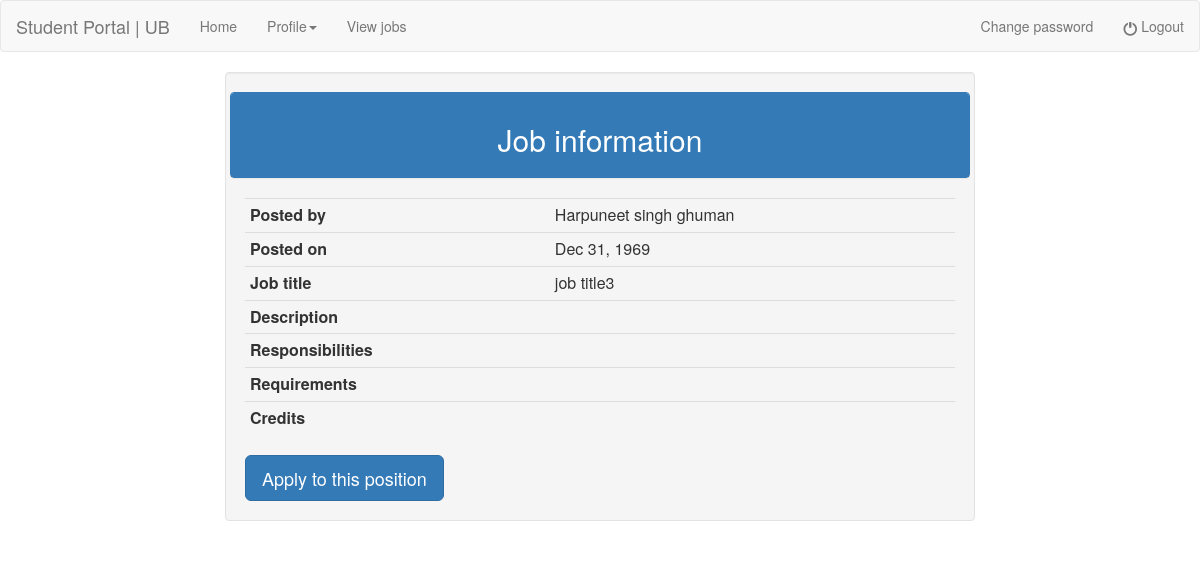
Page /student_view_jobs_more.php?job_title=job title3&teacher_id=1 (signed in) on the earlier database version.
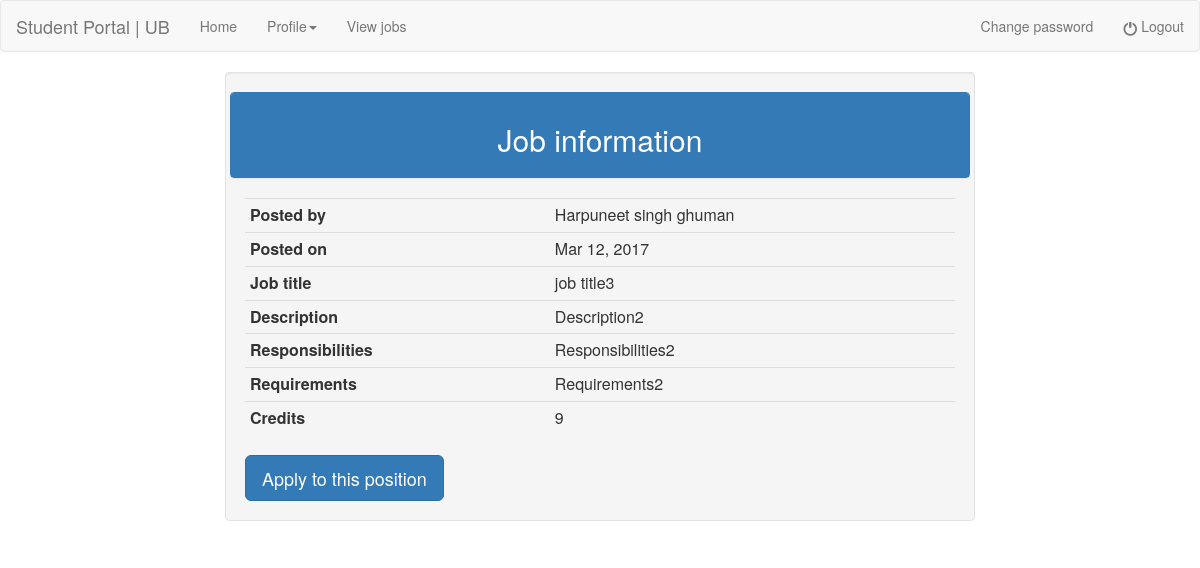
Same page on the later database version.
### tables this page shows
CREATE TABLE `job_info` (
  `id` int(10) NOT NULL,
  `job_title` varchar(50) NOT NULL,
  `description` varchar(500) NOT NULL,
  `responsibilities` varchar(500) NOT NULL,
  `requirements` varchar(500) NOT NULL,
  `credits` varchar(50) NOT NULL,
  `teacher_id` int(10) NOT NULL,
  `created_on` datetime NOT NULL,
  `last_updated` datetime NOT NULL
);

### student_view_jobs_more.php (the view, shortened to what this page needs)
<!doctype>
<html>
<head>
</head>
<body>
<?php
include "student_header.php";
include "connection.php";
$teacher_id=$_REQUEST['teacher_id'];
$job_title=$_REQUEST['job_title'];
$query1 = "select * from job_info where job_title='$job_title' and teacher_id='$teacher_id'";
$result1 = mysqli_query($conn, $query1);
$row1 = mysqli_fetch_array($result1);
$job_id=$row1[0];
$mysqldate = strtotime($row1[7]);
$date=date('M j, Y', $mysqldate);
$query2="select firstname,lastname from teacher_accounts where id='$teacher_id'";
$result2=mysqli_query($conn,$query2);
$row2=mysqli_fetch_array($result2);
$teacher_name= $row2[0].' '.$row2[1];
?>
    <div class="container">
        <div class="row">
            <div class="col-md-2">
            </div>
            <div class="col-md-8">
                <div class="well">
                    <div class="row">
                        <div class="panel panel-primary">
                            <div class="panel-heading">
                                <center><h2>Job information</h2></center>
                            </div>
                        </div>
                    </div>
                      <table class="table table-condensed">
                          <tbody>
                          <tr>
                              <td style="font-weight:bold">Posted by</td>
                              <td></td>
                              <td><?php echo $teacher_name ?></td>
                          </tr>
                          <tr>
                              <td style="font-weight:bold">Posted on</td>
                              <td></td>
                              <td><?php echo $date ?></td>
                          </tr>
                          <tr>
                              <td style="font-weight:bold">Job title</td>
                              <td></td>
                              <td><?php echo $job_title ?></td>
                          </tr>
                          <tr>
                              <td style="font-weight:bold">Description</td>
                              <td></td>
                              <td><?php echo $row1[2] ?></td>
                          </tr>
                          <tr>
                              <td style="font-weight:bold">Responsibilities</td>
                              <td></td>
                              <td><?php echo $row1[3] ?></td>
                          </tr>
                          <tr>
                              <td style="font-weight:bold">Requirements</td>
                              <td></td>
                              <td><?php echo $row1[4] ?></td>
                          </tr>
                          <tr>
                              <td style="font-weight:bold">Credits</td>
                              <td></td>
                              <td><?php echo $row1[5] ?></td>
                          </tr>
                          </tbody>
                      </table>
                      <?php
                          $flag=0;
                          if($flag==1)
                          {
                              ?>
                              <button class="btn btn-info btn-lg">Already Applied</button>
                              <?php
                          }
                          else {
                      ?>
                      <button onclick="location.href='student_apply_job.php?job_id=<?php echo $job_id ?>&teacher_id=<?php echo $teacher_id ?>'"
                        class="btn btn-primary btn-lg">Apply to this position
                      </button>
                      <?php
                  } ?>
                </div>
            </div>
        </div>
    </div>
</body>
</html>

Differences in the rows shown:
added job_info: created_on "Mar 12, 2017", description "Description2", responsibilities "Responsibilities2", requirements "Requirements2", credits "9"
Other differences:
$date: "Dec 31, 1969" → (not shown)
